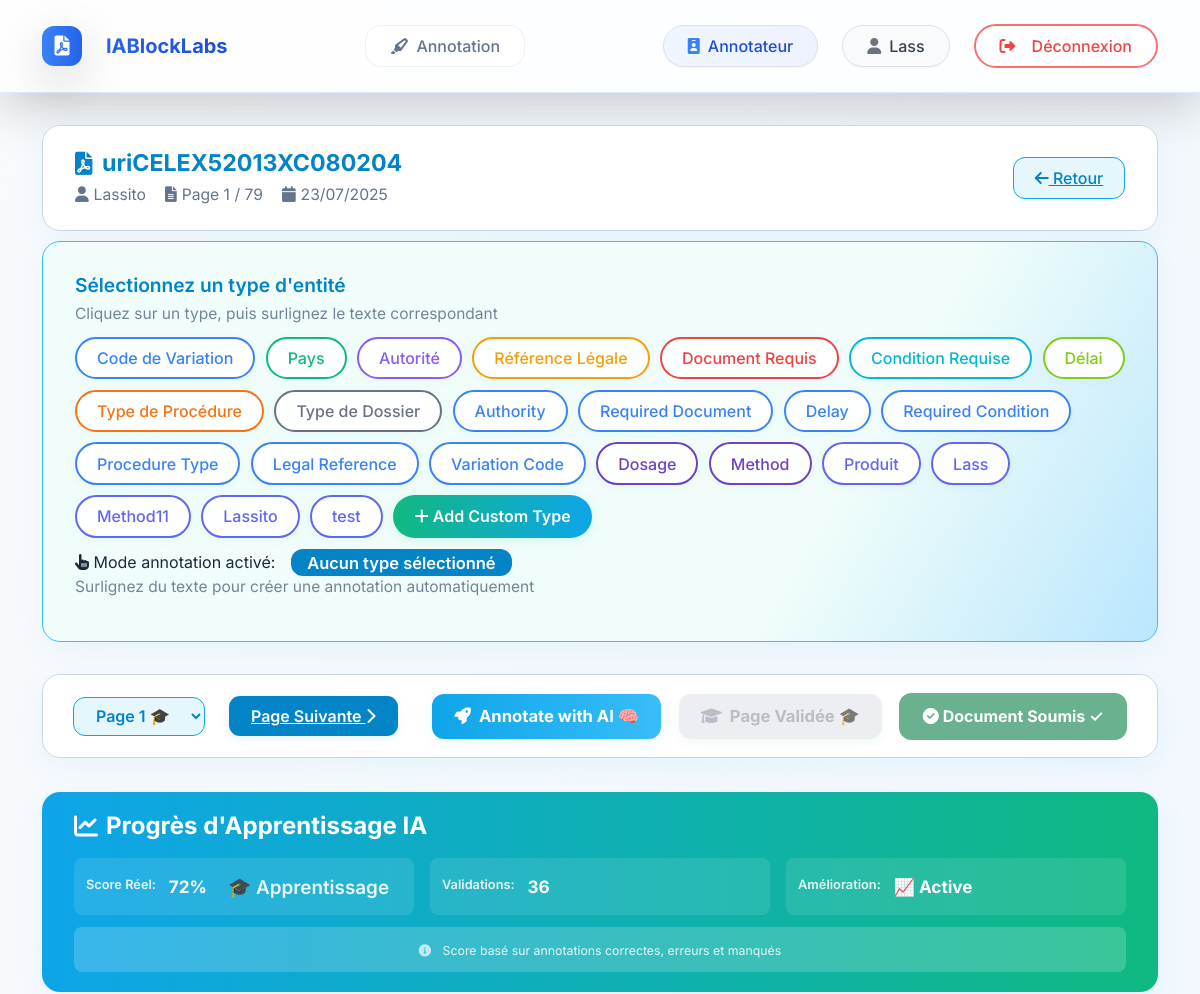
The app's page /annotation/document/108/ (signed in, upper part), older data.
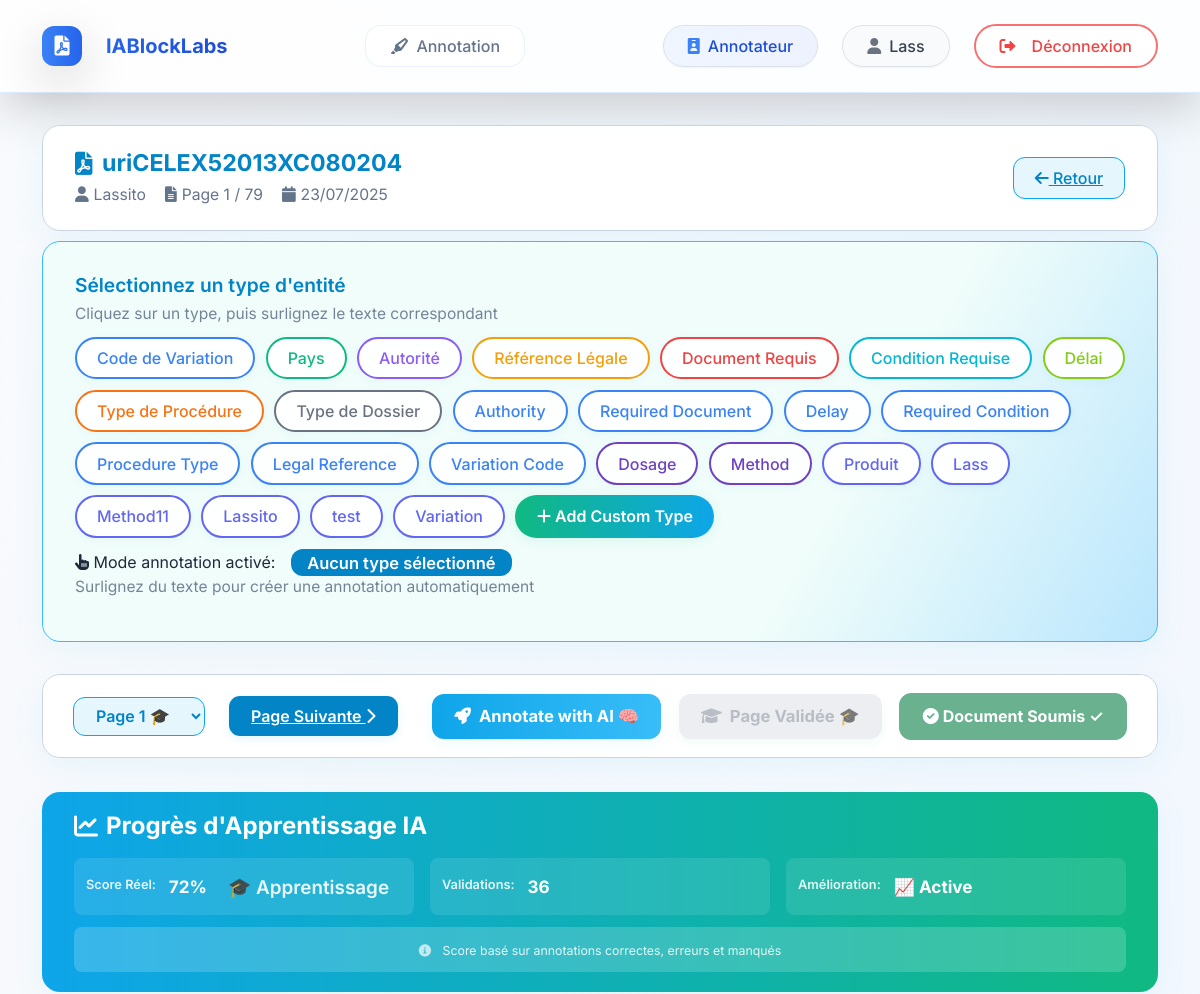
The same page, newer data.
### rawdocs/models.py (models this page shows, shortened)
class AnnotationType(models.Model):
    name = models.CharField(max_length=100, unique=True)
    display_name = models.CharField(max_length=100, help_text="Libellé affiché")
    color = models.CharField(max_length=7, default="#3b82f6", help_text="Couleur hexadécimale")
    description = models.TextField(blank=True)
    PROCEDURE_TYPE = "procedure_type"
    COUNTRY = "country"
    AUTHORITY = "authority"
    LEGAL_REFERENCE = "legal_reference"
    REQUIRED_DOCUMENT = "required_document"
    REQUIRED_CONDITION = "required_condition"
    DELAY = "delay"
    VARIATION_CODE = "variation_code"
    FILE_TYPE = "file_type"
    created_at = models.DateTimeField(auto_now_add=True)

### rawdocs/views.py (the view)
@login_required(login_url='rawdocs:login')
@user_passes_test(is_annotateur)
def annotate_document(request, doc_id):
    document = get_object_or_404(RawDocument, id=doc_id, is_validated=True)
    pages = document.pages.all()
    pnum = int(request.GET.get('page', 1))
    page_obj = get_object_or_404(DocumentPage, document=document, page_number=pnum)
    return render(request, 'rawdocs/annotate_document.html', {
        'document': document,
        'pages': pages,
        'current_page': page_obj,
        'annotation_types': AnnotationType.objects.all(),
        'existing_annotations': page_obj.annotations.all().order_by('start_pos'),
        'total_pages': document.total_pages
    })

### rawdocs/templatetags/rawdocs_extras.py (called while the page is built)
@register.filter
def basename(value):
    return os.path.basename(value)

### rawdocs/views.py (called while the page is built)
def is_annotateur(user):
    return user.groups.filter(name="Annotateur").exists()

### templates/rawdocs/annotate_document.html (shortened to what this page needs)
{% extends "base.html" %}
{% load rawdocs_extras %}
{% load static %}
{% block content %}
<link rel="stylesheet" href="{% static 'rawdocs/css/rlhf_styles.css' %}">
<link href="https://cdn.jsdelivr.net/npm/bootstrap@5.3.0/dist/css/bootstrap.min.css" rel="stylesheet">
<section class="annotation-header">
  <div class="header-info">
    <h2><i class="fas fa-file-pdf"></i> {{ document.file.name|basename }}</h2>
    <div class="document-meta">
      <span class="meta-item">
        <i class="fas fa-user"></i>
        {{ document.owner.username }}
      </span>
      <span class="meta-item">
        <i class="fas fa-file-alt"></i>
        Page {{ current_page.page_number }} / {{ total_pages }}
      </span>
      <span class="meta-item">
        <i class="fas fa-calendar"></i>
        {{ document.validated_at|date:"d/m/Y" }}
      </span>
    </div>
  </div>
  <div class="header-actions">
    <a href="{% url 'rawdocs:annotation_dashboard' %}" class="btn-outline">
      <i class="fas fa-arrow-left"></i> Retour
    </a>
  </div>
</section>
<section class="annotation-types-panel">
  <h3>Sélectionnez un type d'entité</h3>
  <p class="instructions">Cliquez sur un type, puis surlignez le texte correspondant</p>
  <div class="annotation-types">
    {% for ann_type in annotation_types %}
    <button class="annotation-type-btn"
            data-type="{{ ann_type.name }}"
            data-color="{{ ann_type.color }}"
            style="border-color: {{ ann_type.color }}; color: {{ ann_type.color }};">
      {{ ann_type.display_name }}
    </button>
    {% endfor %}
    <button class="annotation-type-btn-add" onclick="showAddAnnotationTypeModal()" type="button">
      <i class="fas fa-plus"></i> Add Custom Type
    </button>
  </div>
  <div class="annotation-mode">
    <span class="mode-label">
      <i class="fas fa-hand-pointer"></i>
      Mode annotation activé:
    </span>
    <span id="current-mode" class="current-mode">Aucun type sélectionné</span>
  </div>
  <p class="help-text">Surlignez du texte pour créer une annotation automatiquement</p>
</section>
<section class="page-navigation">
  <div class="page-controls">
    <div class="page-selector">
      <select id="page-select" onchange="goToPage(this.value)">
        {% for page in pages %}
        <option value="{{ page.page_number }}"
                {% if page.page_number == current_page.page_number %}selected{% endif %}>
          Page {{ page.page_number }}
        </option>
        {% endfor %}
      </select>
    </div>
    {% if current_page.page_number < total_pages %}
      <a href="?page={{ current_page.page_number|add:'1' }}" class="nav-btn">
        Page Suivante <i class="fas fa-chevron-right"></i>
      </a>
    {% endif %}
  </div>
  <div class="ai-controls">
    <button id="groq-annotate-btn" class="btn-groq" onclick="annotateWithGroq()">
      <i class="fas fa-rocket"></i> Annotate with AI 🧠
    </button>
    <button id="validate-page-btn" class="btn-validate" onclick="validatePage()"
            {% if current_page.is_validated_by_human %}disabled{% endif %}>
      <i class="fas fa-graduation-cap"></i>
      {% if current_page.is_validated_by_human %}
        Page Validée 🎓
      {% else %}
        Validate Page
      {% endif %}
    </button>
    {% if not document.is_ready_for_expert %}
      <button id="submit-document-expert-btn" class="btn-expert" onclick="submitDocumentForExpert()">
        <i class="fas fa-user-graduate"></i>
        Soumettre Document pour Expert
      </button>
    {% else %}
      <button class="btn btn-success" disabled>
        <i class="fas fa-check-circle"></i>
        Document Soumis ✓
      </button>
    {% endif %}
  </div>
</section>
<section class="learning-dashboard-widget" id="learning-widget" style="display: none;"></section>
{% endblock %}

Row changes from the older to the newer data that the page shows:
added AnnotationType: display_name "Variation", color "#6366f1" (drawn)
